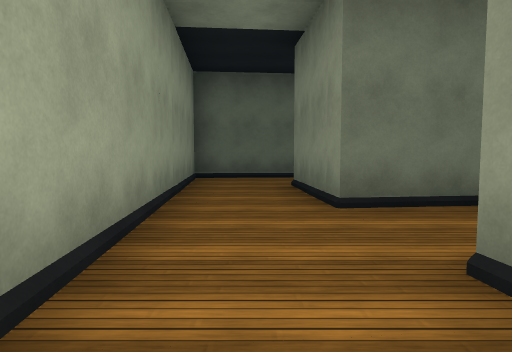
View 1 (above)

18 first-person views from a walk through a scene from a Unity 3-D project. The camera is 1.2 m above the floor, tilts 4° down and sees 75° across. The floor is counted in squares, 2 m on a side. Each view is taken from the middle of a square. On the plan, view 1 faces up. The plan holds only what a view shows up to about 10 squares ahead; the rest is blank. The place goes on beyond the plan. Some animated figures are left out. Surface patterns are stand-ins for the level's own textures.

View 2
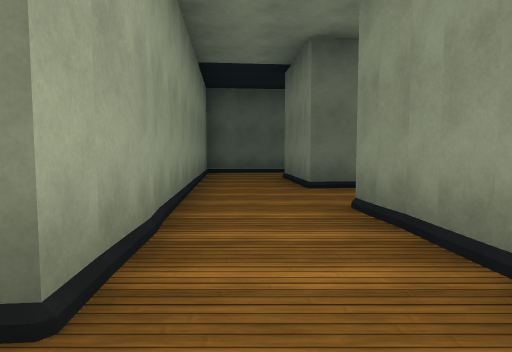

View 3
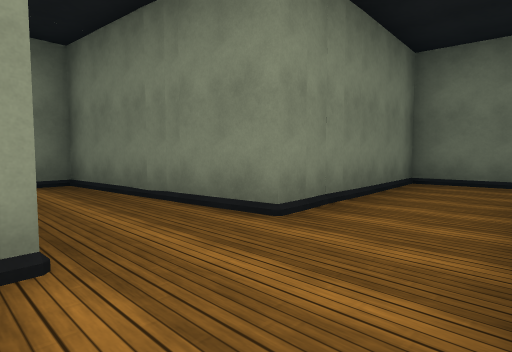

View 4
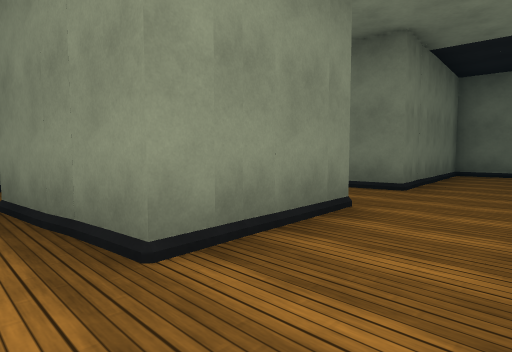

View 5
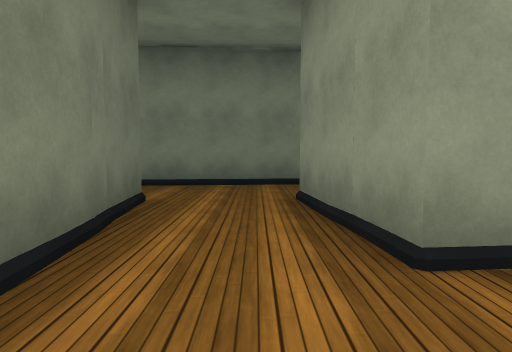

View 6
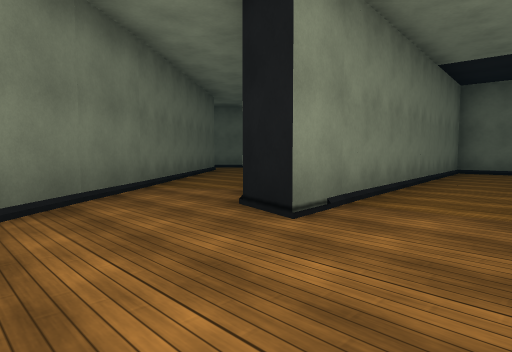

View 7
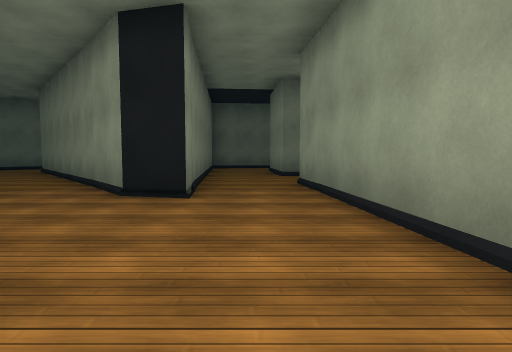

View 8
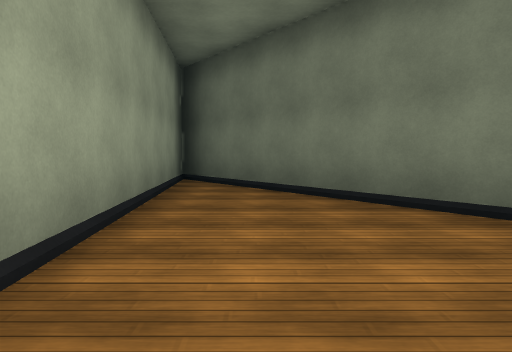

View 9
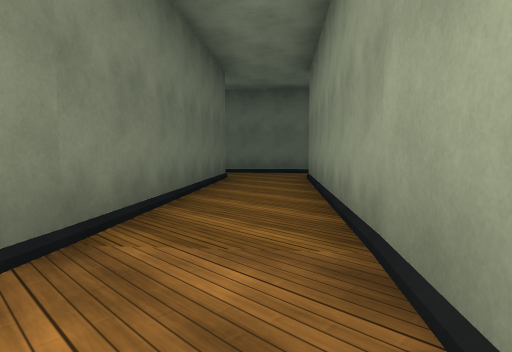

View 10
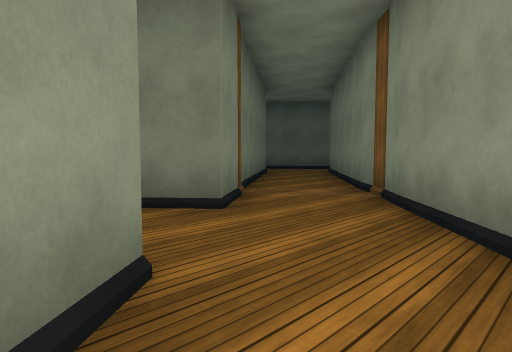

View 11
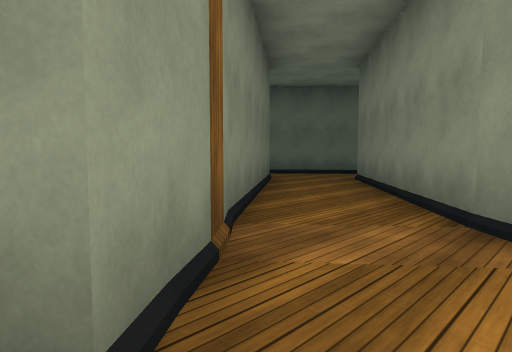

View 12
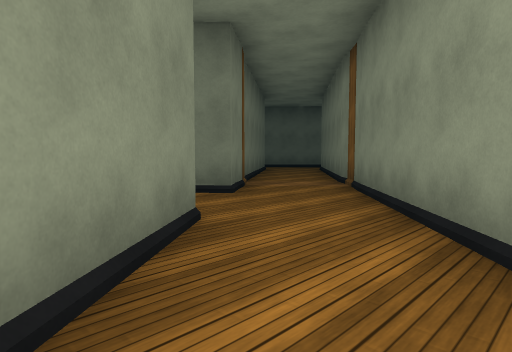

View 13
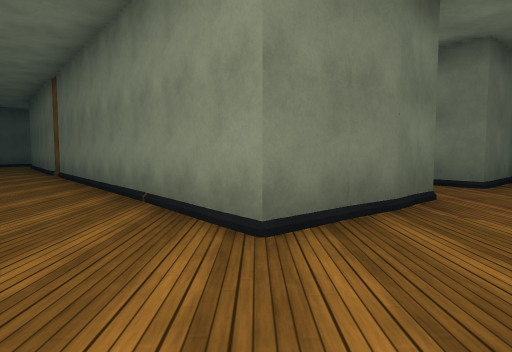

View 14
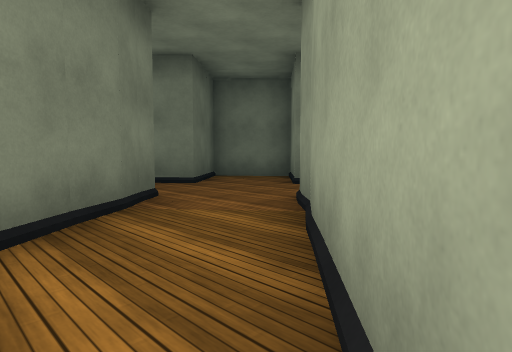

View 15
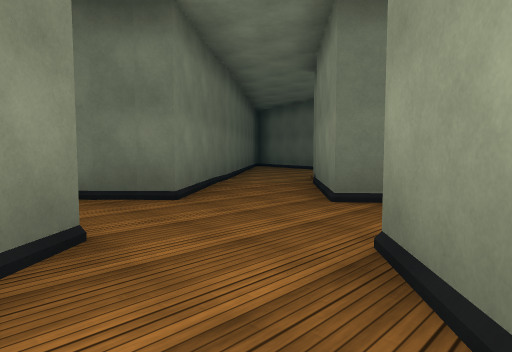

View 16
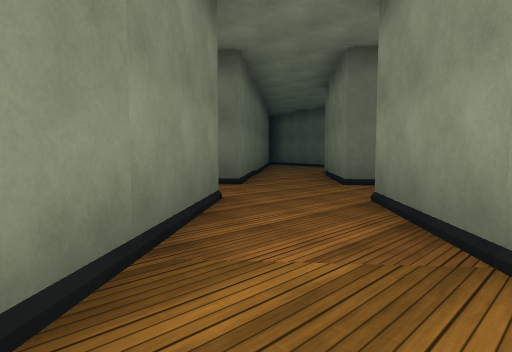

View 17
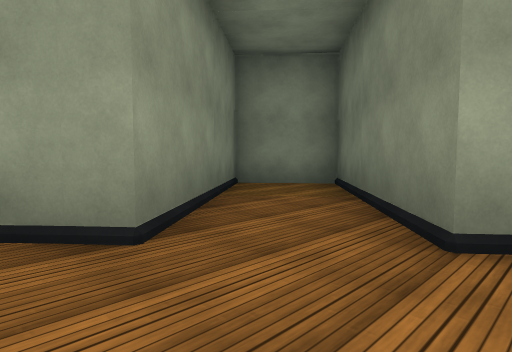

View 18
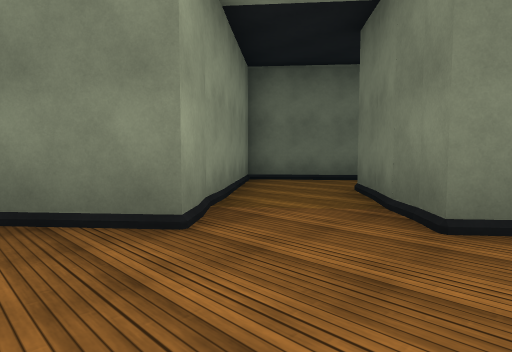

### Floor plan
Points are (right, up) in squares from view 1. A wall is a line through its corners. A room is listed if a view was taken in it or the views show most of it. See-through windows are left out.
Room 1 (views 1, 2)
walls: (-1.1, 3.4) (-0.7, -1); (2.6, 3.8) (0.9, 3.6); (-0.2, -2.9) (1.5, -2.8) (1.1, 1.6) (3.5, 1.9)
ways out: opening at (0, 4) to room 2; opening at (2.5, 3) to room 4
Room 2 (views 3, 4, 5)
walls: (0.4, 8.2) (-1.5, 8) (-1.1, 3.4); (0.9, 3.6) (0.7, 6.2) (1.6, 6.3)
ways out: opening at (0, 4) to room 1; opening at (1, 7) to room 4
Room 3 (views 6, 7, 9)
walls: (4.9, 10.6) (5.9, 10.4) (7.1, 8.9); (8.8, 10) (2.3, 17.7) (2.9, 10.4)
ways out: opening at (4, 9.5) to room 4; opening at (8, 10)
Room 4 (view 8)
walls: (1.6, 6.3) (3.3, 6.4) (3.4, 5); (3.5, 1.9) (5.7, 2.2) (4.9, 10.6); (2.9, 10.4) (3.1, 8.4) (0.4, 8.2)
ways out: opening at (2.5, 3) to room 1; opening at (1, 7) to room 2; opening at (4, 9.5) to room 3
Room 5 (views 10, 11)
walls: (14.7, 5.2) (15.2, 5.7); (13.8, 7.2) (13.5, 6.8); (10.7, 4.5) (9, 3.1); (10.8, 2) (16.8, 7.1); (15.1, 8.2) (12.3, 5.8)
ways out: opening at (10, 2) to room 6; opening at (11, 6); opening at (16, 7)
Room 6 (views 12, 13, 14)
walls: (7.5, 1.8) (5.6, 0.2) (8.7, -3.6); (10, -2) (9.5, -1.5); (10.3, -2.3) (8.4, -0.1) (10.8, 2)
ways out: opening at (10, 2) to room 5; opening at (9, -2) to room 8
Room 7 (views 15, 16)
walls: (7.2, -4.9) (5.3, -6.5) (6.6, -8) (8.7, -6.2)
ways out: opening at (8, -6) to room 8
Room 8 (views 17, 18)
walls: (8.7, -3.6) (7.2, -4.9); (7.9, -2.7) (8.5, -3.2); (12.8, -0.2) (12.1, -0.7); (13.2, 0.1) (10.3, -2.3); (8.7, -6.2) (10, -5.1) (11.4, -6.7) (12.9, -5.4) (11.5, -3.8) (14.5, -1.3)
ways out: opening at (9, -2) to room 6; opening at (8, -6) to room 7; opening at (14, -1)

Where each view was taken, in squares from view 1:
view 1: 0 up, 0 right, facing up
view 2: 2 down, 0 right, facing up
view 3: 4 up, 1 left, facing down-right
view 4: 7 up, 1 left, facing down-right
view 5: 7 up, 1 left, facing right
view 6: 13 up, 3 right, facing down-right
view 7: 15 up, 4 right, facing down
view 8: 10 up, 4 right, facing up
view 9: 11 up, 6 right, facing down-right
view 10: 3 up, 10 right, facing up-right
view 11: 5 up, 12 right, facing up-right
view 12: 2 up, 9 right, facing up-right
view 13: 0 up, 6 right, facing right
view 14: 0 up, 6 right, facing down-right
view 15: 6 down, 8 right, facing up-right
view 16: 7 down, 6 right, facing up-right
view 17: 3 down, 11 right, facing down-left
view 18: 5 down, 11 right, facing up-left
